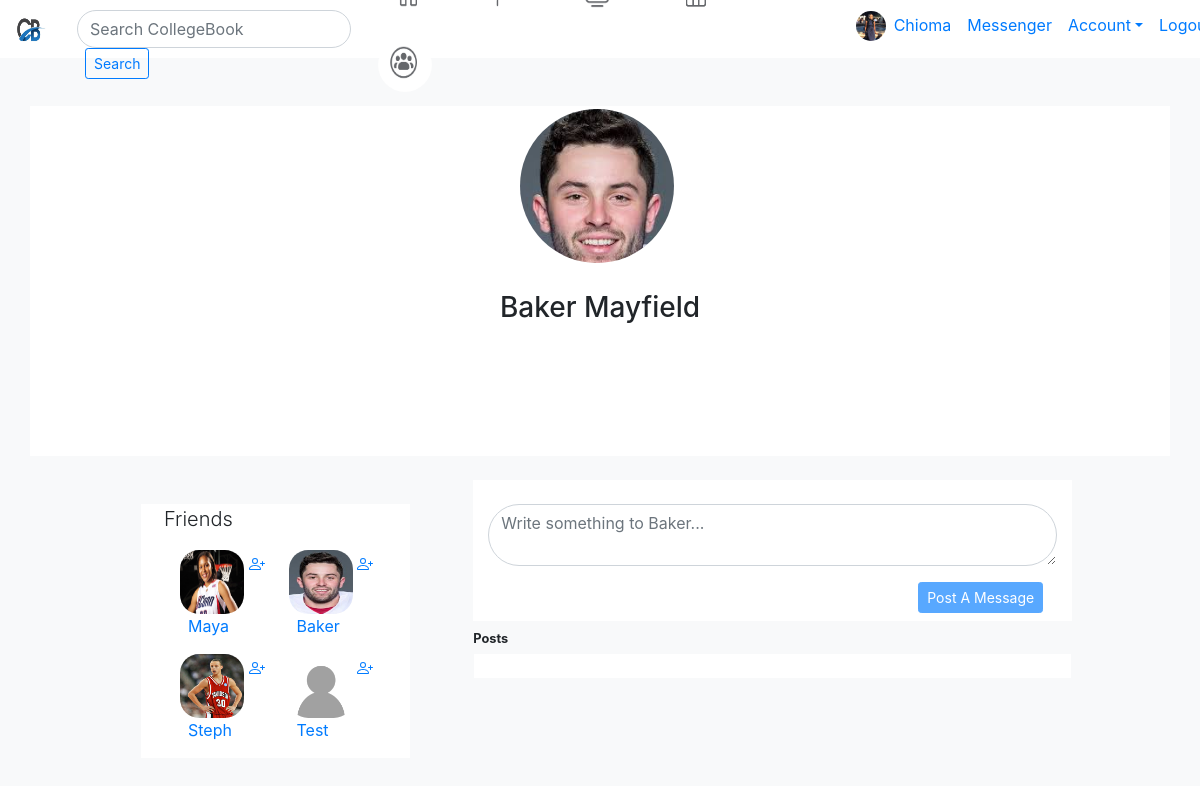
The page /Baker/Mayfield/9 (signed in) on the database as committed earlier.
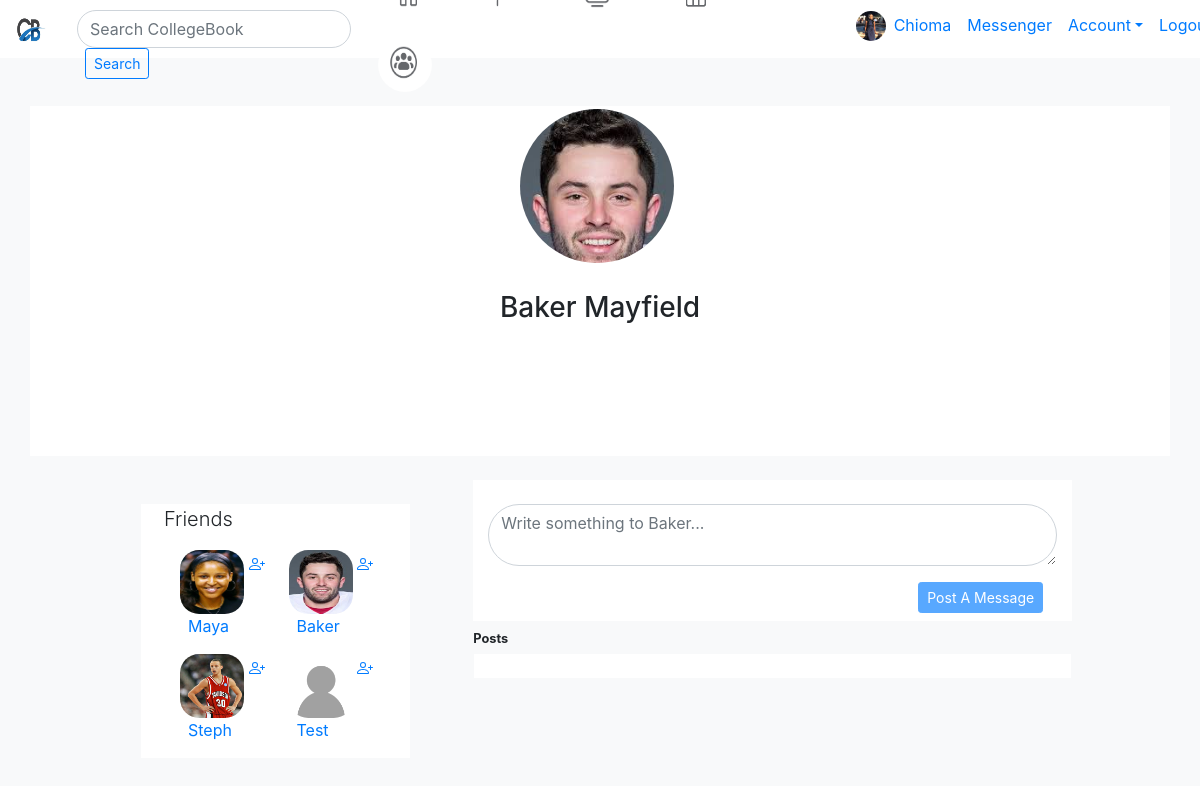
The same page on the database as committed later.
### wallApp/models.py (models this page shows, shortened)
class User(models.Model):
    firstName = models.CharField(max_length = 255)
    lastName = models.CharField(max_length = 255)
    birthdayMonth = models.CharField(max_length = 30, null = True)
    birthdayDay = models.IntegerField(null = True)
    birthdayYear = models.IntegerField(null = True)
    emailAddress = models.CharField(max_length = 255)
    password = models.CharField(max_length = 255)
    confirmPassword = models.CharField(max_length = 255)
    profilePic= models.ImageField(upload_to='submittedProfilePicImages/', null=True, verbose_name="")
    profileInfo = models.CharField(max_length = 255, default = "")
    friends = models.ManyToManyField('self', related_name="friendship") # Self states this ManyToManyField is symmetrical – that is, if I am your friend, then you are my friend.
    objects = UserManager()
    createdAt = models.DateTimeField(auto_now_add = True)
    updatedAt = models.DateTimeField(auto_now = True)

### wallApp/views.py (the view, shortened to what this page needs)
# urls.py: path('<str:userFirstName>/<str:userLastName>/<int:userId>', views.specificUsersPage, name='specificUsersPage'),
def specificUsersPage(request, userFirstName, userLastName, userId, messageId = 0):
    print("THIS IS THE SPECIFIC USER'S PAGE ROUTE.")
    specificUsersPage = User.objects.get(id=userId) #retreiving from the url
    specificUsersFirstName = User.objects.get(firstName=userFirstName) #retreiving from the url
    specificUsersLastName = User.objects.get(lastName=userLastName) #retreiving from the url
    specificUsersMessages = Message.objects.filter(userReceivesPost = userId).order_by('-createdAt')
    allUsers = User.objects.all()
    print("THIS IS THE LAST PRINT STATEMENT OF THE SPECIFIC USER'S PAGE ROUTE.")
    context = {
        'specificUsersPage': specificUsersPage,
        'specificUsersMessages': specificUsersMessages,
        'allUsers': allUsers,
        'loggedInUser': User.objects.get(id=request.session['loginInfo']),
        }
    return render(request, "specificUserPage.html", context)

### wallApp/templates/specificUserPage.html (shortened to what the changed rows need)
<!DOCTYPE html>
<html lang="en">
<head>
    <link rel="stylesheet" href="https://stackpath.bootstrapcdn.com/bootstrap/4.5.0/css/bootstrap.min.css"
>
    <link rel="stylesheet" href="//code.jquery.com/ui/1.12.1/themes/base/jquery-ui.css">
    {% load static %}
    <link rel="stylesheet" href="{% static 'css/collegeWall.css' %}">
</head>
<body class="bg-light">
    <div class="container">
        <div class="row ml-5 mt-4">
            <div class="col-sm-3 mt-4 ml-5 bg-white friendsDiv">
                {% for user in allUsers %}
                    {% if loggedInUser.id != user.id  %}
                        {% if user.profilePic == "" %}
                <figure class="ml-4 d-inline-block">
                    <a href="/{{user.firstName}}/{{user.lastName}}/{{user.id}}">
                        <img src="{% static 'Images/blankAvatar.png' %}" id="" class="friendsIconProfPic " alt="A thumbnail photo of the user">
                        <figcaption class="ml-2">{{user.firstName}}</figcaption>
                    </a>
                </figure>
                    <a href="/home">
                        <svg xmlns="http://www.w3.org/2000/svg" width="16" height="16" fill="currentColor" class="bi bi-person-plus" viewBox="0 0 16 16">
                            <path d="M6 8a3 3 0 1 0 0-6 3 3 0 0 0 0 6zm2-3a2 2 0 1 1-4 0 2 2 0 0 1 4 0zm4 8c0 1-1 1-1 1H1s-1 0-1-1 1-4 6-4 6 3 6 4zm-1-.004c-.001-.246-.154-.986-.832-1.664C9.516 10.68 8.289 10 6 10c-2.29 0-3.516.68-4.168 1.332-.678.678-.83 1.418-.832 1.664h10z"/>
                            <path fill-rule="evenodd" d="M13.5 5a.5.5 0 0 1 .5.5V7h1.5a.5.5 0 0 1 0 1H14v1.5a.5.5 0 0 1-1 0V8h-1.5a.5.5 0 0 1 0-1H13V5.5a.5.5 0 0 1 .5-.5z"/>
                        </svg>
                    </a>
                    {% else %}
                <div class="d-inline-block">
                    <figure class="ml-4">
                        <a href="/{{user.firstName}}/{{user.lastName}}/{{user.id}}">
                            <img src="{{user.profilePic}}" id="" class="friendsIconProfPic" alt="A thumbnail photo of the user">
                        </a>
                        <a href="/home">
                        </a>
                        <a href="/{{user.firstName}}/{{user.lastName}}/{{user.id}}">
                            <figcaption class="ml-2">{{user.firstName}}</figcaption>
                        </a>
                    </figure>
                </div>
                        {% endif%}
                    {% endif %}
                {% endfor %}
            </div>
        </div>
    </div>
</body>
</html>

Rows that differ between the two databases and show on the page:
changed User "Maya": profilePic: a different picture
